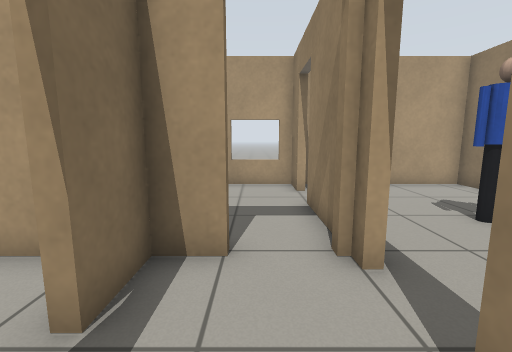
[1] (above)

20 first-person views from a walk through a world built for the Gazebo simulator. The camera is 0.9 m above the floor, tilts 8° down and sees 90° across. The lines on the ground mark 1 m squares. The floor is counted in squares, 0.5 m on a side. Each view is taken from the middle of a square. On the plan, view 1 faces up. The plan holds only what a view shows up to about 15 squares ahead; the rest is blank. Some stock models are drawn as simple stand-ins. Some surface patterns are stand-ins.

[2]
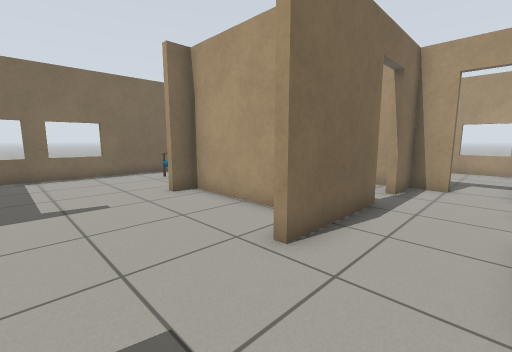

[3]
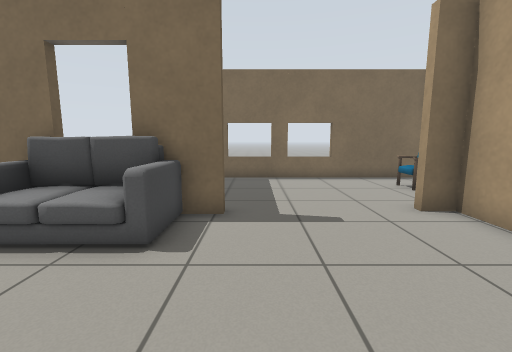

[4]
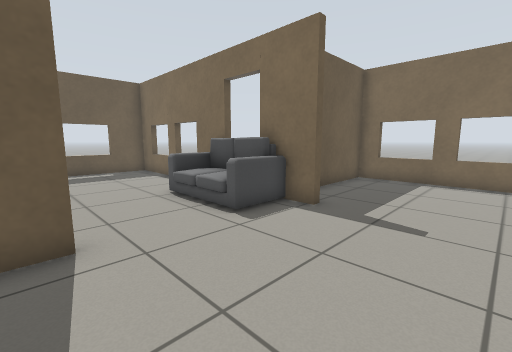

[5]
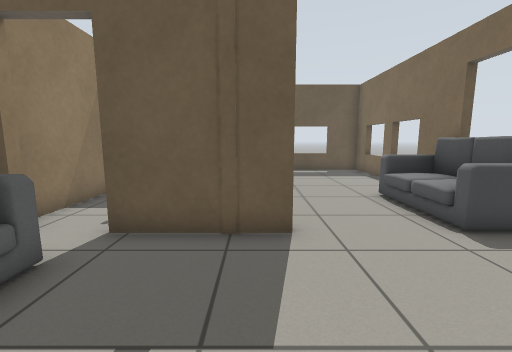

[6]
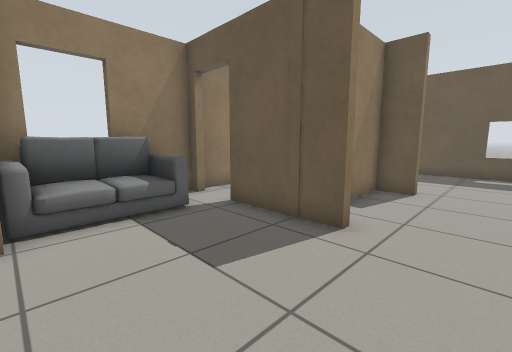

[7]
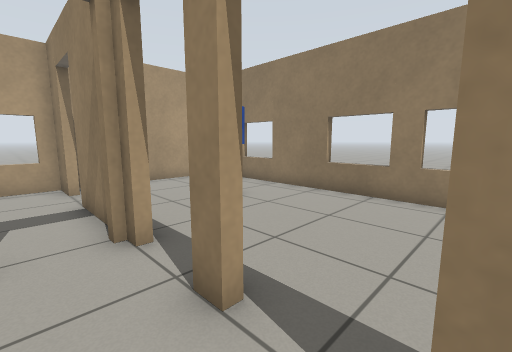

[8]
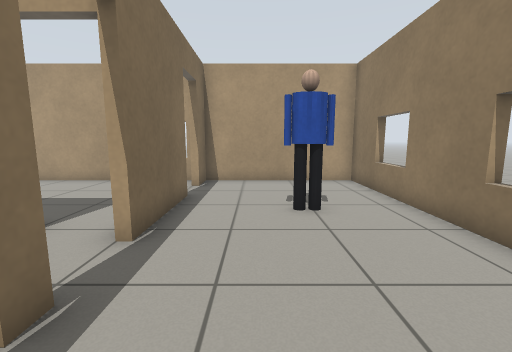

[9]
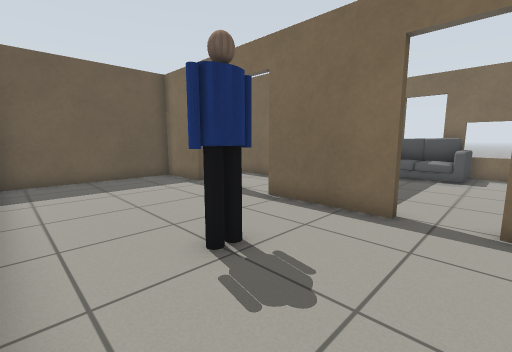

[10]
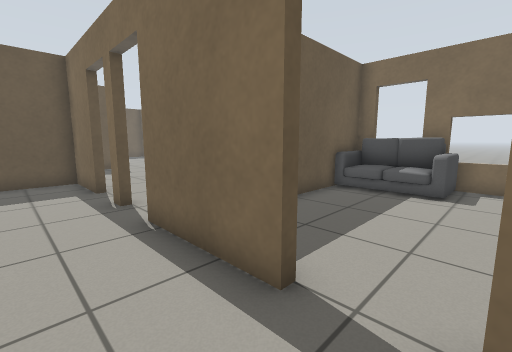

[11]
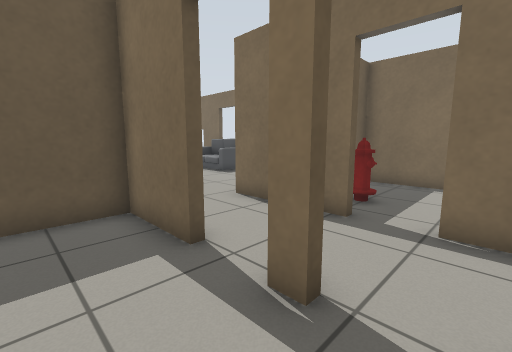

[12]
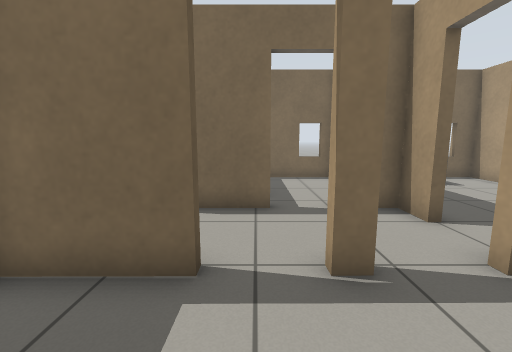

[13]
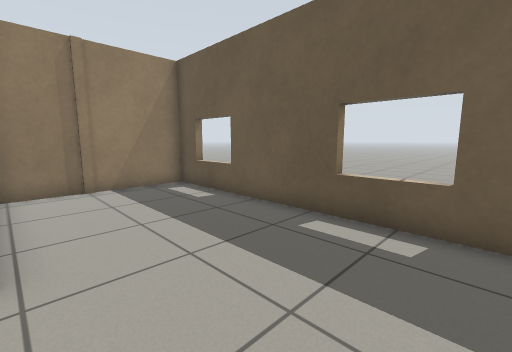

[14]
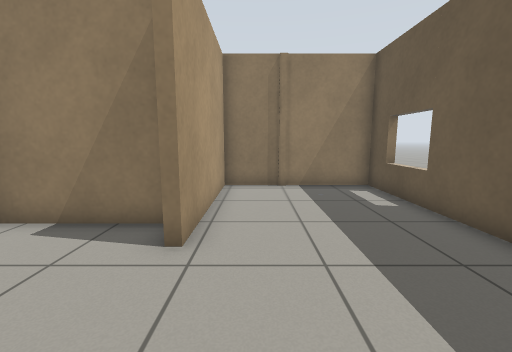

[15]
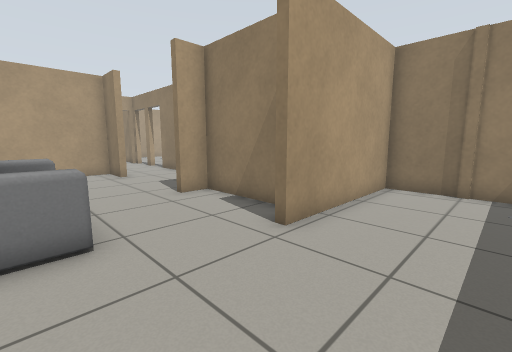

[16]
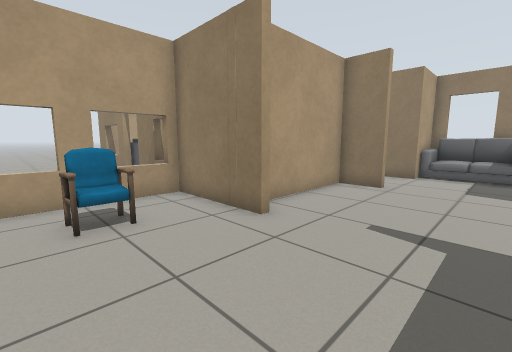

[17]
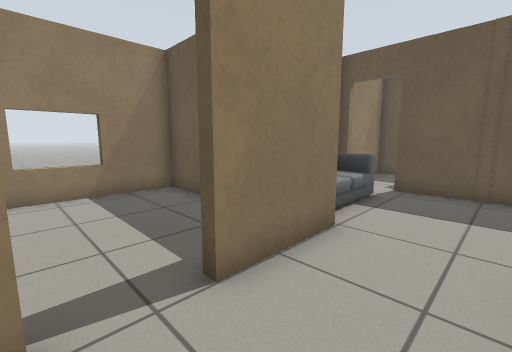

[18]
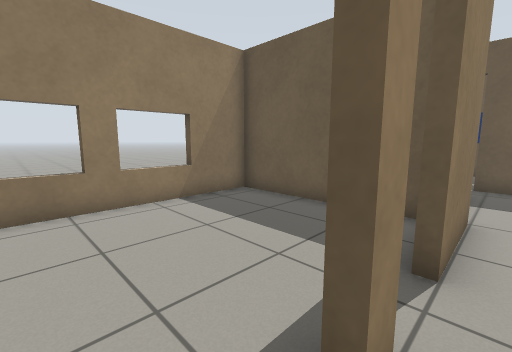

[19]
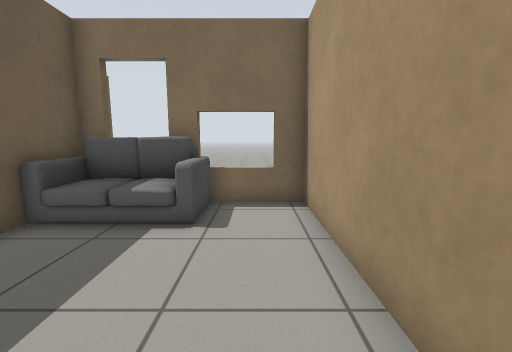

[20]
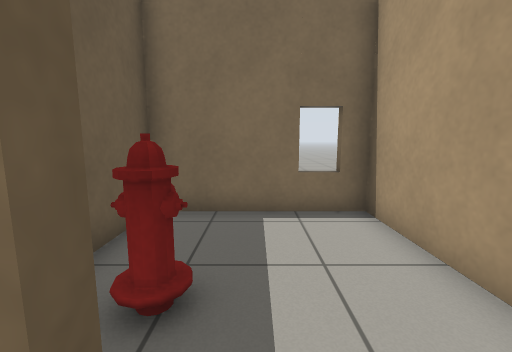

### Floor plan
Ten units are one square. View 1 is at (0, 0); x grows to the right and y downward. Boxes are objects, and circles mark ways between rooms. Rooms are numbered by the first view taken in them; rooms with no view inside come last. Other rooms are left out.
<svg viewBox="-138 -109 226 309">
<path fill="none" stroke="#000" d="M15 39 15 8M-16 -5 -16 36 -19 36 -19 19 -73 19 -73 29M-18 88 19 88M15 -10 15 -16M-75 78 -71 78M-4 -38 -16 -38 -16 -21M15 -33 15 -38M18 -16 18 -10M18 -72 18 -33M18 7 18 36 82 36 83 -104 17 -104 18 -90M41 46 41 39 24 39M-6 135 -6 125M-71 124 -71 195 41 195 41 138 -19 138 -19 135M-76 29 -76 -12 -121 -12M-133 -9 -133 92 -96 92M15 -90 14 -104 -73 -104 -73 -78M15 -47 15 -72M-73 -41 -29 -41M-19 135 -6 135M-6 125 -6 91 -18 91M-71 78 -71 95M-24 -38 -73 -38 -73 16 -49 16M24 39 15 39M41 88 41 74M21 135 41 135 41 94"/>
<rect x="45" y="-65" width="20" height="10" fill="#bbb"><title>person</title></rect>
<rect x="-115" y="5" width="20" height="10" fill="#bbb"><title>chair</title></rect>
<rect x="-75" y="-75" width="30" height="30" fill="#bbb"><title>sofa</title></rect>
<rect x="-75" y="85" width="30" height="40" fill="#bbb"><title>sofa</title></rect>
<rect x="-45" y="-5" width="10" height="10" fill="#bbb"><title>fire hydrant</title></rect>
<rect x="15" y="35" width="30" height="40" fill="#bbb"><title>sofa</title></rect>
<rect x="5" y="105" width="20" height="10" fill="#bbb"><title>other object</title></rect>
<circle cx="20" cy="-15" r="3" fill="#2a7"/>
<circle cx="-70" cy="50" r="3" fill="#2a7"/>
<circle cx="5" cy="-40" r="3" fill="#2a7"/>
<circle cx="-40" cy="90" r="3" fill="#2a7"/>
<circle cx="-20" cy="-15" r="3" fill="#2a7"/>
<circle cx="20" cy="65" r="3" fill="#2a7"/>
<circle cx="20" cy="-85" r="3" fill="#2a7"/>
<circle cx="-40" cy="135" r="3" fill="#2a7"/>
<circle cx="25" cy="90" r="3" fill="#2a7"/>
<text x="-20" y="40">1</text>
<text x="50" y="-40">2</text>
<text x="-20" y="160">3</text>
<text x="-110" y="40">4</text>
<text x="-30" y="-80">5</text>
<text x="-40" y="110">6</text>
<text x="-50" y="-10">7</text>
<text x="20" y="60">8</text>
<text x="20" y="110">9</text>
</svg>
Room 1 opens to room 2. Room 1 opens to room 4. Room 1 opens to room 5. Room 1 opens to room 6. Room 1 opens to room 7. Room 1 opens to room 8. Room 2 opens to room 5. Room 3 opens to room 6. Room 8 opens to room 9.

Where each view was taken, in squares from view 1:
view 1: 0 up, 0 right, facing up
view 2: 7 down, 1 right, facing up-left
view 3: 7 down, 1 left, facing left
view 4: 4 down, 1 left, facing down-left
view 5: 4 down, 1 left, facing down
view 6: 4 down, 4 left, facing down-right
view 7: 1 down, 0 right, facing up-right
view 8: 1 down, 4 right, facing up
view 9: 9 up, 8 right, facing down-left
view 10: 9 up, 4 right, facing down-left
view 11: 3 up, 4 right, facing down-left
view 12: 0 up, 5 right, facing left
view 13: 14 down, 6 left, facing down-right
view 14: 15 down, 6 left, facing right
view 15: 17 down, 6 left, facing up-right
view 16: 7 down, 12 left, facing up-right
view 17: 1 up, 1 left, facing down-right
view 18: 3 up, 1 right, facing down-right
view 19: 9 up, 0 right, facing left
view 20: 1 up, 1 left, facing left
